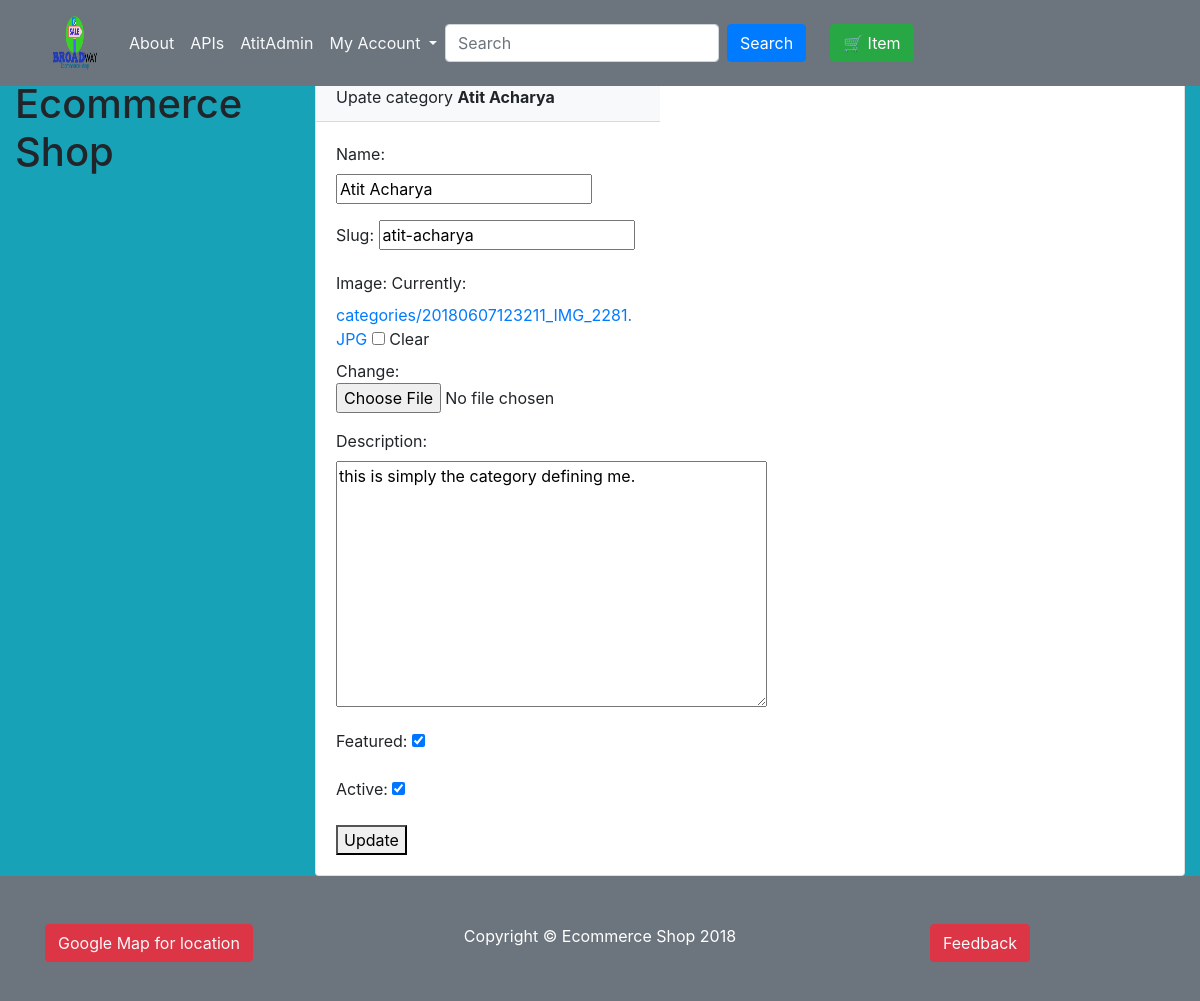
/category_update/atit-acharya/, run on an earlier commit of the app's database.
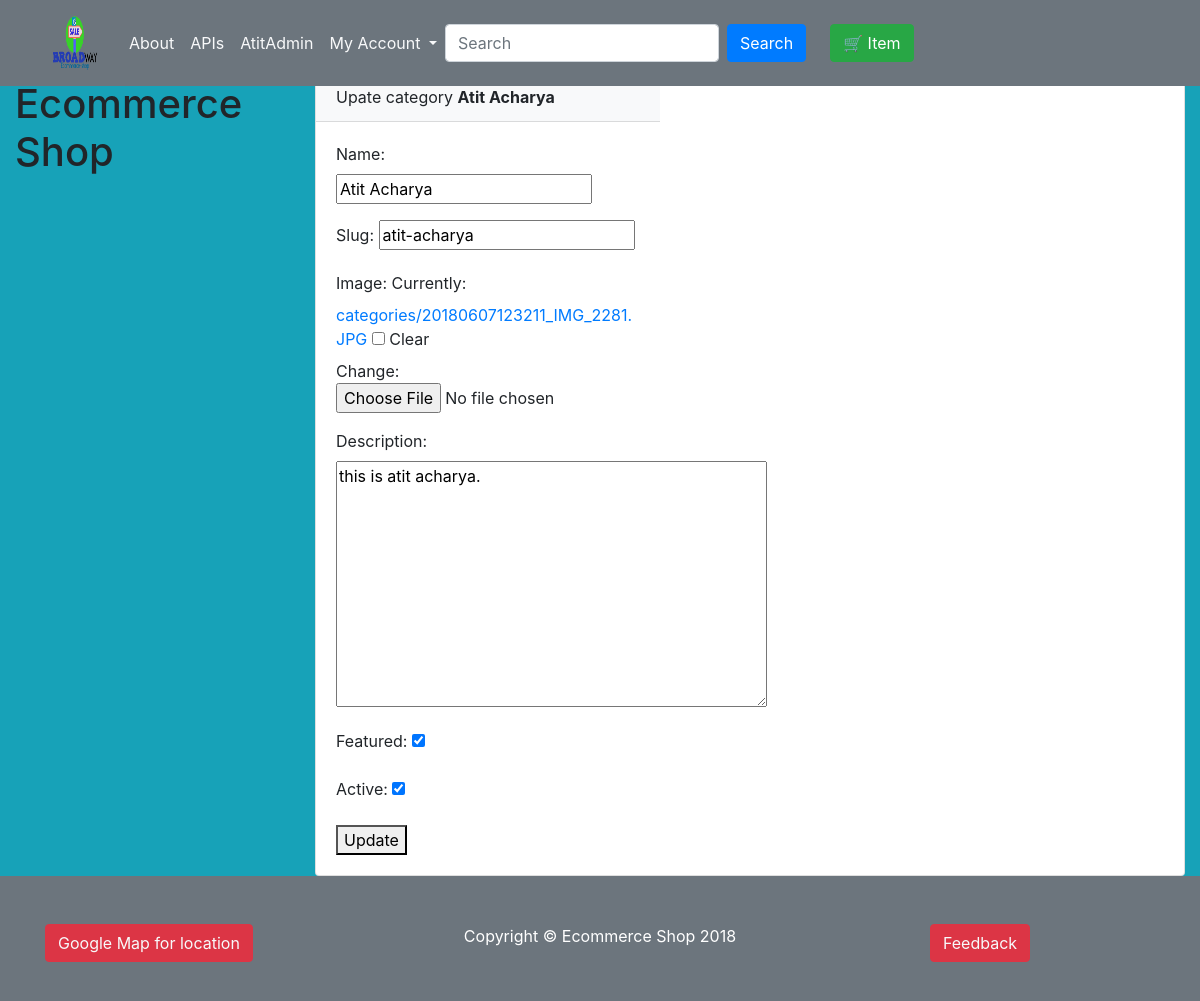
And on a later commit of the database.
### eco/models.py (models this page shows, shortened)
class Category(models.Model):
    name=models.CharField(max_length=250)
    slug=AutoSlugField(populate_from='name')
    image=models.ImageField(upload_to="categories",blank=True)
    description=models.TextField(blank=True)
    featured=models.BooleanField(default=True)
    active=models.BooleanField(blank=True)
    created=models.DateTimeField(auto_now_add=True)
    modified=models.DateTimeField(auto_now=True)
    class Meta:
        verbose_name_plural="Categories"

### eco/views.py (the view)
# urls.py: path('category_update/<slug>/', views.category_update_view, name="category_update"),
def category_update_view(req,slug):
    category = Category.objects.get(slug=slug)
    form = CategoryForm(req.POST or None,instance=category)
    if form.is_valid():
        form.save()
    context = {'category': category, 'form': form}
    return render(req, "eco/category_update.html", context)

### eco/forms.py
class CategoryForm(forms.ModelForm):
    class Meta:
        model=Category
        fields='__all__'

### eco/templates/eco/category_update.html (shortened to what this page needs)
{% extends "eco/base.html" %}
{% block content %}
    <div class="card">
    <div class="row">
    <div class="col-5">
        <div  class="card-header bg-light">Upate category <b>{{ category.name  }}</b></div>
<div class="card-body">
<form method="POST" enctype="multipart/form-data">
			{{ form.as_p }}
    <button>Update</button>
		</form>
</div>
    </div>
    </div>
    </div>
{% endblock %}

What changed in the data, as far as the page shows it:
changed Category "Atit Acharya": description "this is simply the category defining me." → "this is atit acharya."
